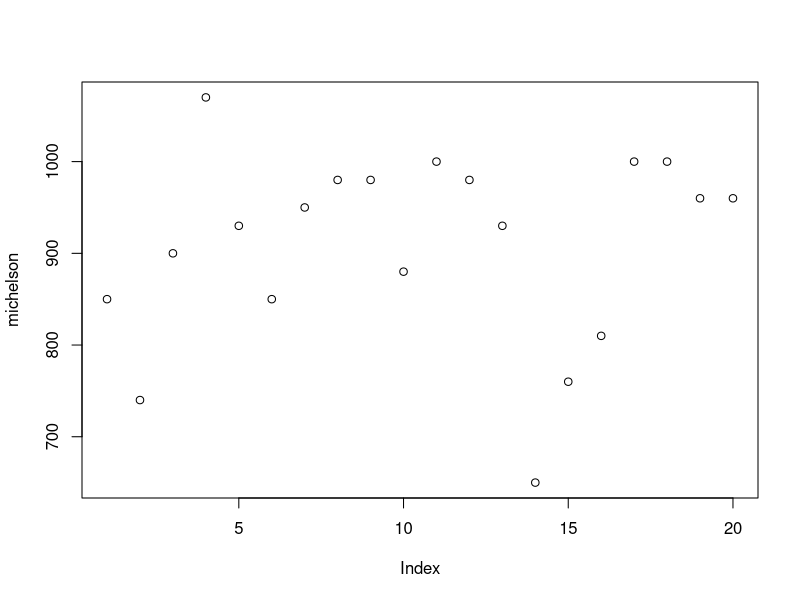
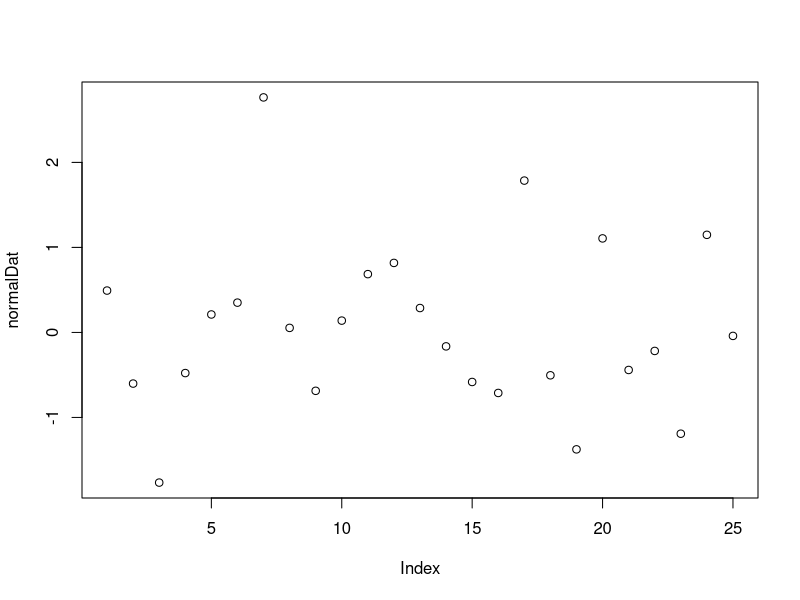
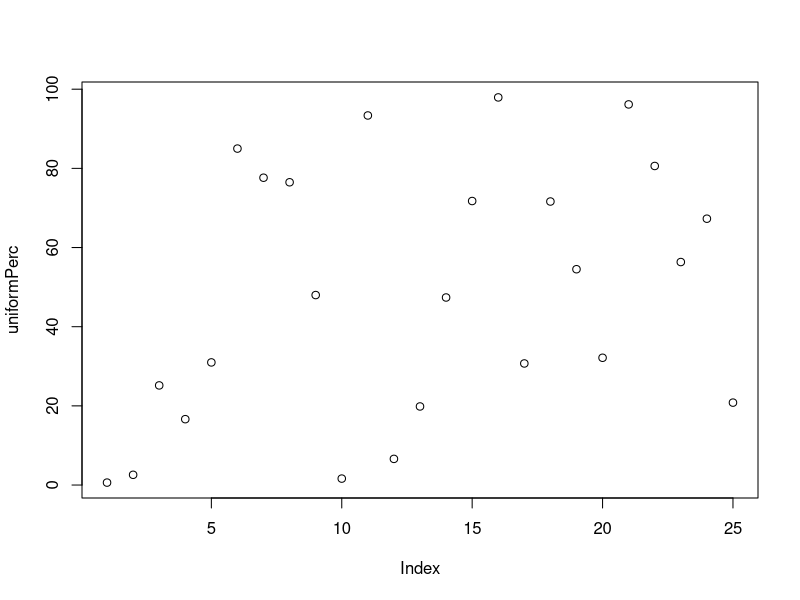
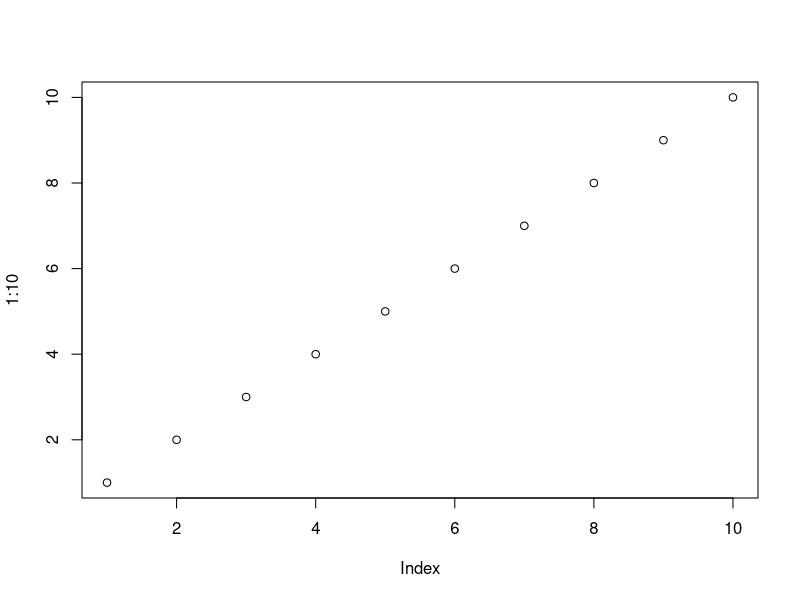
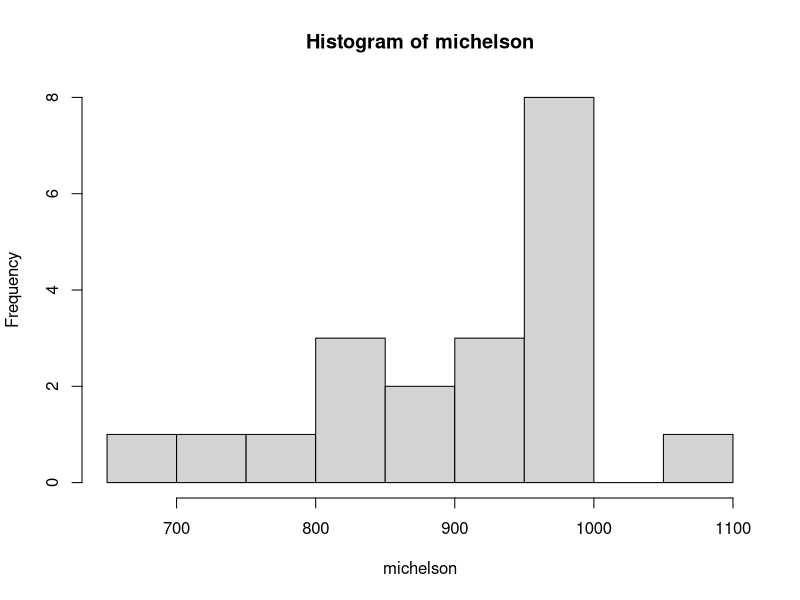
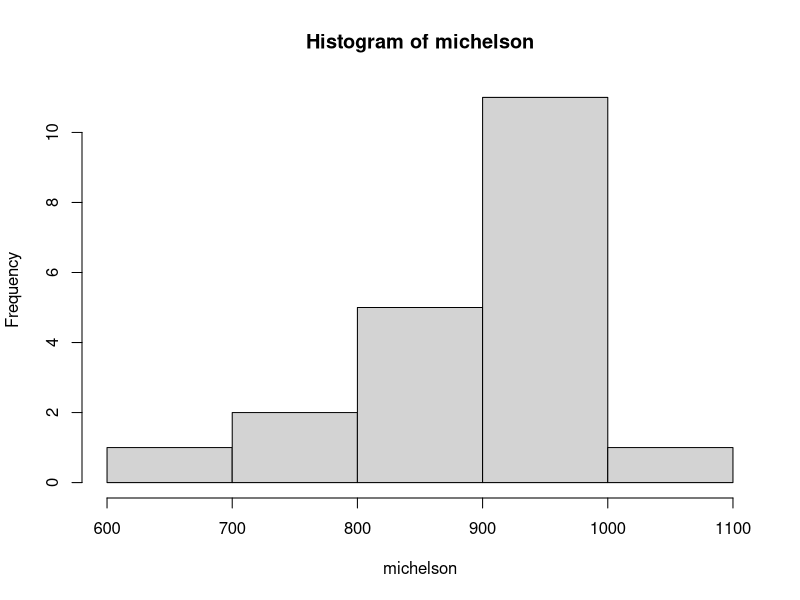
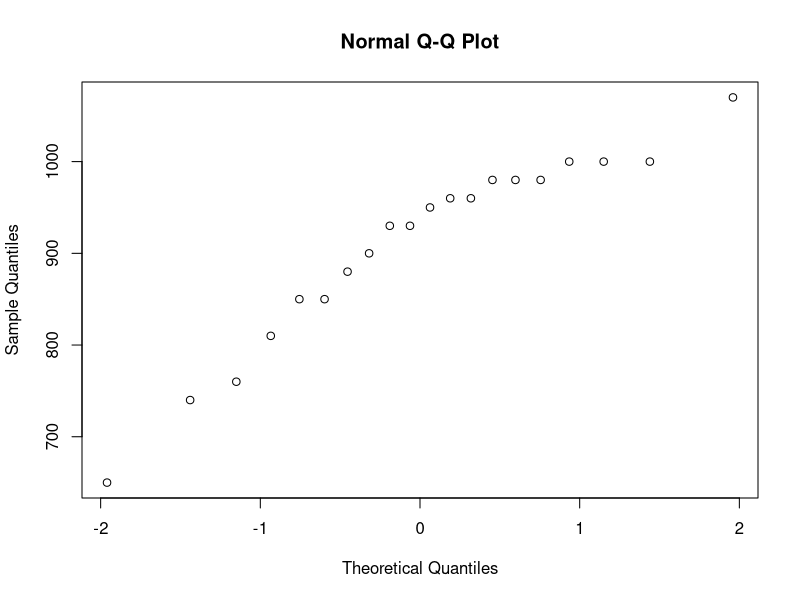
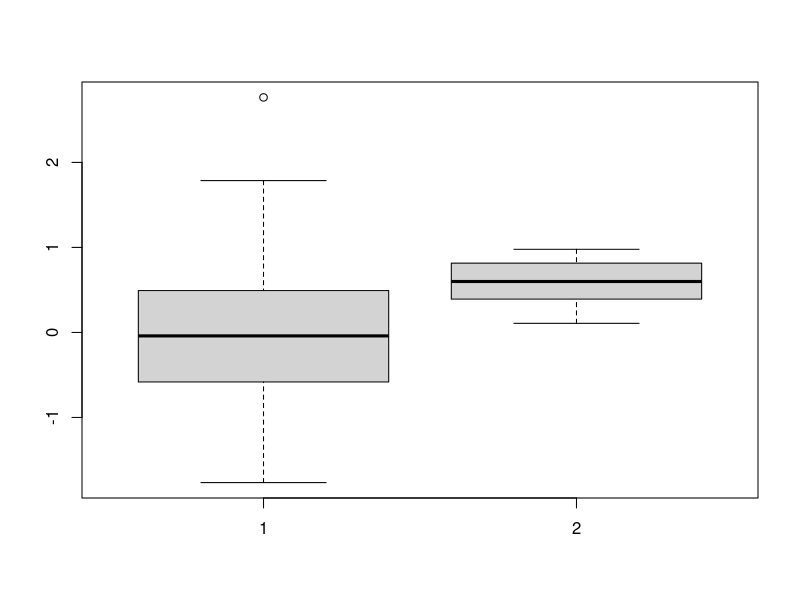

R code for these plots, in order: (Note: this script raises an error after producing the figures.)
# From Git?

# https://docs.microsoft.com/en-gb/machine-learning-server/r/tutorial-r-to-revoscaler
# https://www.stat.berkeley.edu/~nolan/stat133/Fall05/lectures/RegEx.html
# https://www.sitepoint.com/introduction-r-rstudio/
#
# c(ombine) data  into vector
# remember linear algebra: input vector -> fn() -> output vector , any number of items in either vector ok

michelson  <- c(850, 740, 900, 1070, 930, 850, 950, 980, 980, 880, 1000, 980, 930, 650, 760, 810, 1000, 1000, 960, 960)

# and add more
michelsonNew <- c(michelson, 850, 930, 940, 970, 870)
michelsonNew

# generate 25 random numbers in normal distribution 
normalDat <- rnorm(25)
normalDat

# defaults to mean=0, standard deviation =1 which can be overriden
normalSat <- rnorm(25, mean=450, sd=100)
normalSat

# uniform distribution also common
uniformDat <- runif(25)
uniformDat

#min=0, max=1 defaults can be overridden
uniformPerc <- runif(25, min=0, max=100)
uniformPerc

#sequences common
1:10

# or use seq fn  (see RevoScalR for better big data format)
seq(length = 11, from = 10, to = 30)
seq(from = 10,length = 20, by = 4)

# visualise small data sets with plot
plot(michelson)
plot(normalDat)
plot(uniformPerc)
plot(1:10)

# stem show distribution like histogram eg take front as stem and rest as leaf and plot
# so 12, 13, 14, 26, 22 goes to 1|235 2|26

michelson
stem(michelson) 
hist(michelson) 
hist(michelson, nclass=5) # with defined groups (to match stem)
 
qqnorm(michelson) # check for normal distribution (should be straight)

boxplot(normalDat, uniformDat) # ood for comparing distributions

summary(michelson)
# Min. 1st Qu.  Median    Mean 3rd Qu.    Max. 
# 650     850     940     909     980    1070 

# Note ok for small datsets but extensions like rxHistogram and rcCube support big data

rxHistogram(data=michelson)

getwd() # created txt file of data and saved in "C:/Bob/Source/RClient01"

msStats <- read.table("msStats.txt", header=TRUE) #smart unpack and col name standardisation
msStats # display dataframe data
View(msStats)

ls("package:datasets") # list built in dataframes to play with

attitude

plot(attitude)


# The first two variables (rating and complaints) show a strong linear relationship. To model that relationship, we use the lm function:

# eg use regression analysis to create linear model whereby function returns dependent variable y (response) based on independent variable(s) x1, x2 .. (predictors)
attitudeLM1 <- lm(rating ~ complaints, data=attitude)  # read ~ as depends on  -- help(lm)

summary(attitudeLM1) # show summary of model ?summary

# view together using parameters function -- ?(par) -- help (plot)
par(mfrow=c(2,2)) # setup parameters
plot(attitudeLM1)

# ms extensions for big data:
# lm : rxLinMod
# glm : rxLogit rxGlm
# kmeans : rxKmeans
# rpart : rxDTree

# Matrix (single data type)
A <- matrix(c(3, 5, 7, 9, 13, 15, 8, 4, 2), ncol=3)
A
# Arithmetic goes element by element

A+A
A*A
A %*% A # linear algebra multiplication
apply(A, 2, prod) # apply function to each element ?apply can use it to sort

#lapply - apply fn() to list
list1 <- list(x = 1:10, y = c("Tami", "Victor", "Emily"), z = matrix(c(3, 5, 4, 7), nrow=2))
list1
lapply(list1, length)

# https://docs.microsoft.com/en-gb/machine-learning-server/r/tutorial-r-to-revoscaler
#
# Microsoft ReveoScaleR functions (scalable functions which can be run locally or pushed to sql server)
# 'RevoScaleR provides the foundation for a variety of high performance, scalable data analyse'
# rxImport -- load from datasource (data installed as part of RevocaleR package)
# Full data sets available here: https://packages.revolutionanalytics.com/datasets/

list.files(rxGetOption("sampleDataDir"))
rxGetOption("sampleDataDir") # C:/Program Files/Microsoft/R Client/R_SERVER/library/RevoScaleR/SampleData
# file.path concats string collection with correct os syntax : file.path("f:", "git", "surveyor") == "f:/git/surveyor"
inDataFile <- file.path(rxGetOption("sampleDataDir"), "mortDefaultSmall2000.csv")

?mortDefaultSmall

# returns memory sized data frame, we could specify output parameter to create xdf file on disk (RxXdfData object = ms block based storage format, good for distributed processing)
mortOutput <- NULL
mortData <- rxImport(inData = inDataFile, outFile = mortOutput)

class(mortData) # data.frame
nrow(mortData)
ncol(mortData)
names(mortData)
head(mortData, n = 3)
rxGetInfo(mortData, getVarInfo = TRUE, numRows=3)

# transform data
mortDataNew <- rxDataStep(
  # Specify the input data set
  inData = mortData,
  # Put in a placeholder for an output file
  outFile = NULL,
  # Specify any variables to keep or drop
  varsToDrop = c("year"),
  # Specify rows to select
  rowSelection = creditScore < 850,
  # Specify a list of new variables to create
  transforms = list(
    catDebt = cut(ccDebt, breaks = c(0, 6500, 13000),
                  labels = c("Low Debt", "High Debt")),
    lowScore = creditScore < 625))

rxGetInfo(mortDataNew, getVarInfo = TRUE, numRows=3)

# Data frame: mortDataNew 
# Number of observations: 9982 
# Number of variables: 7 
# Variable information: 
#   Var 1: creditScore, Type: integer, Low/High: (486, 847)
# Var 2: houseAge, Type: integer, Low/High: (0, 40)
# Var 3: yearsEmploy, Type: integer, Low/High: (0, 14)
# Var 4: ccDebt, Type: integer, Low/High: (0, 12275)
# Var 5: default, Type: integer, Low/High: (0, 1)
# Var 6: catDebt
# 2 factor levels: Low Debt High Debt
# Var 7: lowScore, Type: logical, Low/High: (0, 1)
# Data (3 rows starting with row 1):
#   creditScore houseAge yearsEmploy ccDebt default   catDebt lowScore
# 1         691       16           9   6725       0 High Debt    FALSE
# 2         691        4           4   5077       0  Low Debt    FALSE

?rxGetInfo
rxHistogram(~creditScore, data = mortDataNew )

#rxCube computes category counts
mortCube <- rxCube(~F(creditScore):catDebt, data = mortDataNew)         

# line plot, 2 categories, use rxResultsDF to convert to cube output to dataframe
rxLinePlot(Counts~creditScore|catDebt, data=rxResultsDF(mortCube))

# Useful RevoScaleR analysis functions:

# rxLogit(): logistic regesssion
# rxSummary(): computing summary statistics
# rxCrossTabs(): computing cross-tabs
# rxLinMod(): estimating linear models
# rxGlm(): generalized linear models
# rxCovCor(): estimating variance-covariance or correlation matrices

# Output can be used as inputs to other R functions such as principal components analysis and factor analysis.
# calc default depending on debt and yearsEmploy
myLogit <- rxLogit(default~ccDebt+yearsEmploy , data=mortDataNew)
summary(myLogit)


# Step through again but at big data scale based on xdf format instead of in-memory (otherwise same functions)
# see https://docs.microsoft.com/en-us/machine-learning-server/r/tutorial-revoscaler-large-data-loan

# Was:
# inDataFile <- file.path(rxGetOption("sampleDataDir"), "mortDefaultSmall2000.csv")
# returns memory sized data frame, we could specify output parameter to create xdf file on disk (RxXdfData object = ms block based storage format, good for distributed processing)
# mortOutput <- NULL
# mortData <- rxImport(inData = inDataFile, outFile = mortOutput)

# note can use also getwd() and setwd() for working directory defaults

# ?Quotes for help on escape chars
dataDir <- file.path("C:", "Data", "MortData") # uses correct slash for os
list.files(dataDir) 

mortCsvFileName = file.path(dataDir, "mortDefault") # start of data file name
mortXdfFileName = file.path(dataDir, "mortDefault.xdf")
  
# loop pulling in each data file by name and appending content to xdf file
append <- "none"
for (i in 2000:2009)
{
  importFile <- paste(mortCsvFileName, i, ".csv", sep="") # "C:/Data/MortData/mortDefault2009.csv"
  mortDS <- rxImport(importFile, mortXdfFileName, append=append)
  append <- "rows"
}

rxGetInfo(mortDS, numRows=5)
rxSummary(~., data = mortDS, blocksPerRead = 2) # (blocksPerRead ignored on local client)


rxGetOption("sampleDataDir") # C:/Program Files/Microsoft/R Client/R_SERVER/library/RevoScaleR/SampleData
.Platform$file.sep


# Keep going
# https://docs.microsoft.com/en-us/machine-learning-server/r/tutorial-revoscaler-large-data-loan




#
#
#useful basics
objects() # list all objects
rm(destData_mrs, newVarInfo) # remove objects
# save(x,y,x, file="myfile.rda") load("myfile.rda") save and load to save/load variables into file
data() # show built in datasets
data("women") # load dataset
women # same as print(women)
nrow(women) #15
ncol(women) #2
summary(women) # display varies depending on type of vector - here gives stats for each numeric vector
str(women) # structure of dataset - shows class/datatype is dataframe, 15 observations (rows), 2 variables (columns)
dim(women) # 15, 2 == rows, columns
length(women) # colcount for dataets, length for vectors
Hi <- "Hello World!"
class(Hi) # class/datatype == Character

# Automic Classes : character, numeric(==float), as.numeric to coerce, use Inf for infinity eg 1/0
# ints auto coerced to numercis unless forced with as.integer or specified with L suffix 5L
# Complex for imaginary numbers, Logical for boolean (use as.logical)
# NaN == Not a number 1/0, NA = Not Available (missing)

# Higher Types (made of automic types)
# Vector = collection of elements of same type use vector function or just c(concatinate)
#        Strictly 1 dimensional, adding them merges them into one vector
# [1] in output means the next item is element number 1 -- for reference / readability, nothing to do with data

# range operator allows generation MyRange <- c(1:10)

# Lists like vectors but can hold multiple types
myList <- list(5, "Hello", "Worlds", TRUE)
myList # [[1]] means first element of list is vector [1] means fist element of vector follows
class(myList) # list
class(myList[[1]]) #numeric

# Data.Frame == Table use $ to reference columns, use women$"max head" for spaces or position women[1]
women$height # returns numeric vector, class(women$height) == numeric
# head/tail limit output to console
class(women[1]) # data.frame as part of parent
class(women[[1]]) # numeric as takes column as vector

# make data.frame
men <- data.frame(height = c(50:65), weight = c(150:165))
# names function returns/sets column names
names(men) <- c("Male Height", "Male Weight")

# Matrix = multidimensional vector (all same type)
m <- matrix(nrow = 4, ncol = 5, 1:20) # values repeated until matrix full
m
# can reshape with dim function: dim(m) <- c(3,5) or dim(m) <- NULL to return to vector
# see cbind and rbind for further functionality (data frames as well)

# Factors == vectors with labels (self describing to help R functions)
f <- factor(c("Hello", "World", "Hello", "Annie", "Hello", "World"))
f
# levels == unique elements
# table function create table with each factor as column and frequency
table(f)


#regular expressions
grep("one", c("a test", "a basic string", "and one that we want", "one two three")) 

